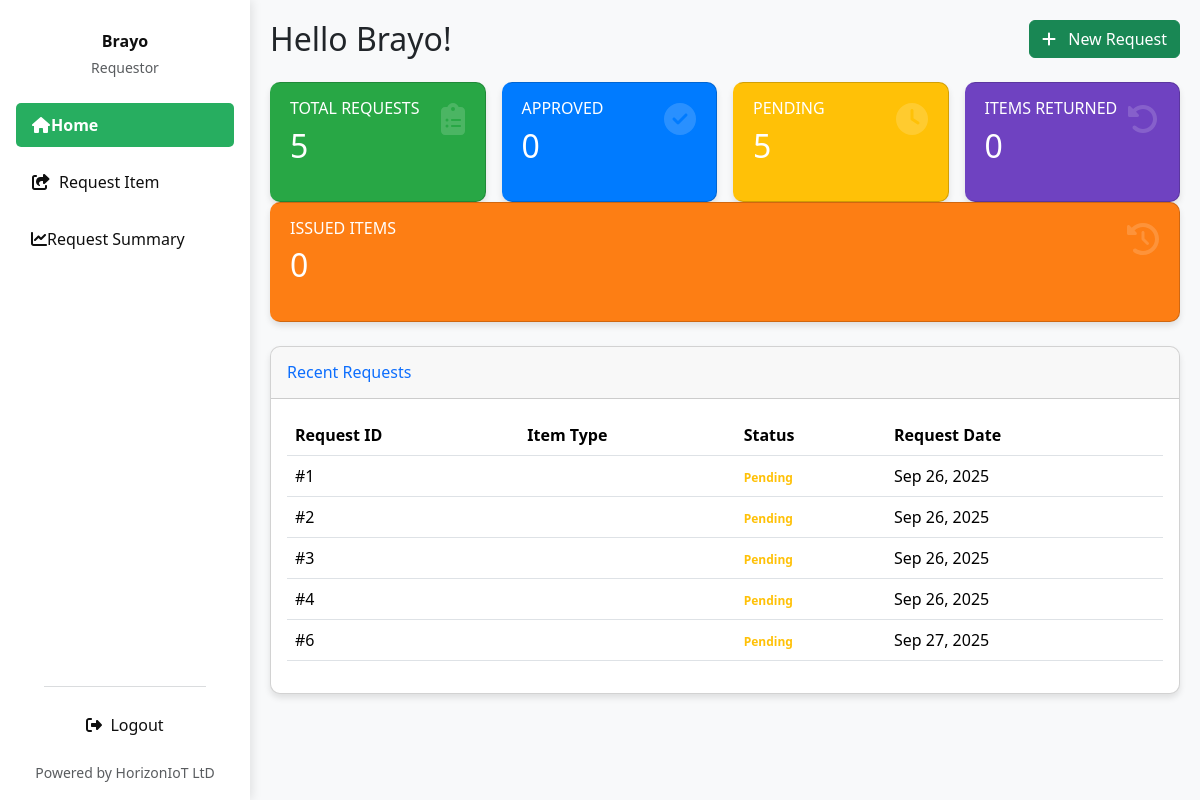
Page / (signed in) on the earlier database version.
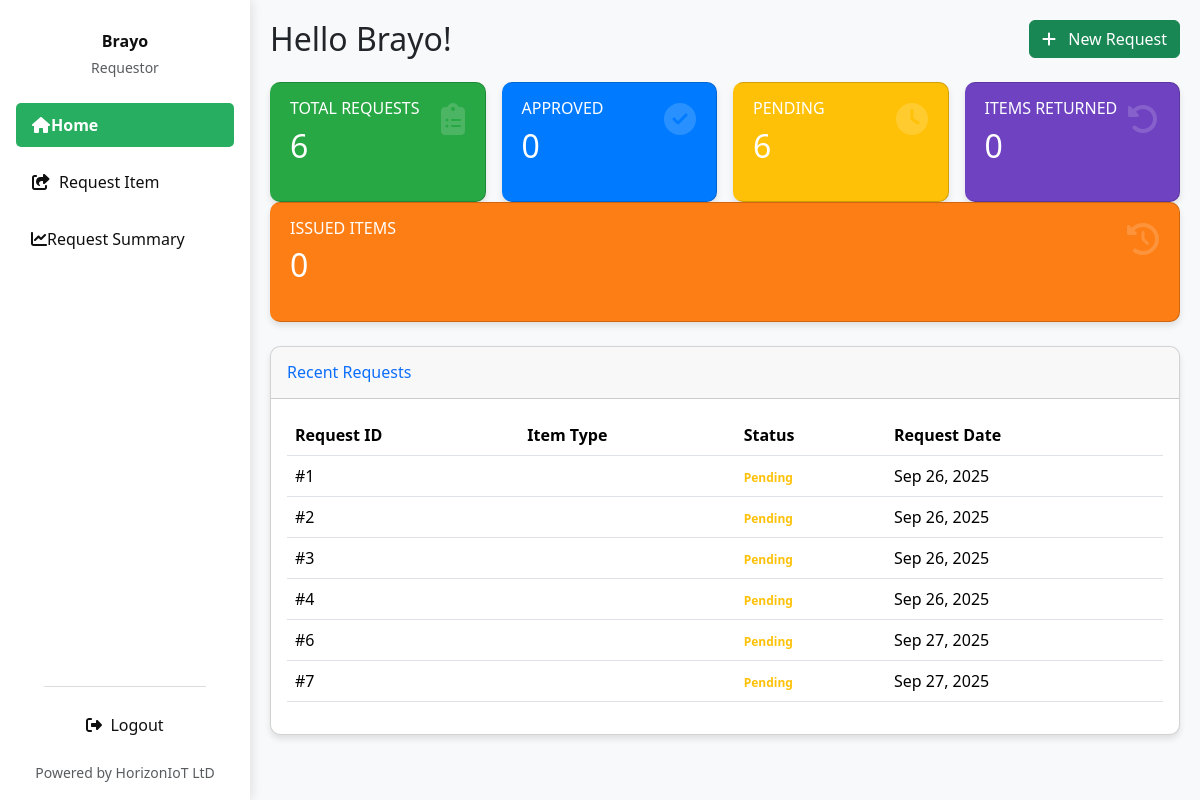
Same page on the later database version.
### invent/models.py (models this page shows, shortened)
class DeviceRequest(models.Model):
    device = models.ForeignKey(
        "Device",  # 👈 reference by string to avoid circular import
        on_delete=models.CASCADE,
        related_name="requests"
    )
    requestor = models.ForeignKey(
        User,  # still linked to the User model
        on_delete=models.CASCADE,
        related_name="device_requests"
    )
    client = models.ForeignKey(
        "Client",  # 👈 reference by string to avoid circular import
        on_delete=models.CASCADE,
        related_name="client_requests",
        null=True,
        blank=True
    )
    quantity = models.PositiveIntegerField(default=1)
    reason = models.TextField(blank=True, null=True)
    application_date = models.DateField(default=timezone.now)
    STATUS_CHOICES = [
        ('Pending', 'Pending'),
        ('Approved', 'Approved'),
        ('Issued', 'Issued'),
        ('Rejected', 'Rejected'),
        ('Cancelled', 'Cancelled'),
        ('Partially Returned', 'Partially Returned'),
        ('Fully Returned', 'Fully Returned'),
    ]
    status = models.CharField(
        max_length=20, choices=STATUS_CHOICES, default='Pending'
    )
    date_requested = models.DateTimeField(auto_now_add=True)
    date_issued = models.DateTimeField(null=True, blank=True)
    returned_quantity = models.PositiveIntegerField(default=0)
    _original_status = None
    def __init__(self, *args, **kwargs):
        super().__init__(*args, **kwargs)
        self._original_status = self.status

### invent/views.py (the view)
# urls.py: path('', views.requestor_dashboard, name='requestor_dashboard'),
@login_required
def requestor_dashboard(request):
    user_requests = DeviceRequest.objects.filter(
        requestor=request.user
    ).order_by('id')  # ascending order
    labeled_requests = []
    total_requests_count = user_requests.count()
    for idx, req in enumerate(user_requests, start=1):
        label = total_requests_count - idx + 1
        req.label_id = label
        labeled_requests.append(req)
    device_summary = (
        user_requests
        .values('device__imei_no')  # use the actual field name
        .annotate(
            total_requested=Count('id'),
            total_approved=Count('id', filter=Q(status='Approved')),
            total_pending=Count('id', filter=Q(status='Pending')),
            total_issued=Count('id', filter=Q(status='Issued')),
            total_fully_returned=Count('id', filter=Q(status='Fully Returned')),
            total_partially_returned=Count('id', filter=Q(status='Partially Returned')),
        )
        .order_by('device__imei_no')
    )
    total_requests = user_requests.count()
    approved_count = user_requests.filter(status='Approved').count()
    pending_count = user_requests.filter(status='Pending').count()
    issued_count = user_requests.filter(status='Issued').count()
    fully_returned_count = user_requests.filter(status='Fully Returned').count()
    partially_returned_count = user_requests.filter(status='Partially Returned').count()
    return render(request, 'invent/requestor_dashboard.html', {
        'requests': labeled_requests,
        'total_requests': total_requests,
        'approved_count': approved_count,
        'pending_count': pending_count,
        'issued_count': issued_count,
        'fully_returned_count': fully_returned_count,
        'partially_returned_count': partially_returned_count,
        'device_summary': device_summary,
    })

### invent/context_processors.py (called while the page is built)
def pending_requests_count(request):
    count = 0  # Default to 0
    if request.user.is_authenticated:
        if request.user.has_perm('invent.can_issue_item'):
            count = ItemRequest.objects.filter(status='Pending').count()
    return {'pending_requests_count_for_sidebar': count}

### invent/templates/invent/requestor_dashboard.html (shortened to what the changed rows need)
<!DOCTYPE html>
<html lang="en">
<head>
  <link href="https://cdn.jsdelivr.net/npm/bootstrap@5.3.3/dist/css/bootstrap.min.css" rel="stylesheet">
  <link href="https://cdnjs.cloudflare.com/ajax/libs/font-awesome/6.4.0/css/all.min.css" rel="stylesheet">
  <link rel="stylesheet" href="https://cdnjs.cloudflare.com/ajax/libs/animate.css/4.1.1/animate.min.css"/>
</head>
<body class="bg-light">
<div class="d-flex">
  <main class="main-content w-100">
    {% block main_content %}
    <div class="d-flex justify-content-between align-items-center mb-4 flex-wrap">
      <h2 class="greeting mb-3 mb-md-0 animate__animated animate__fadeInLeft">Hello {{ user.first_name|default:user.username }}!</h2>
    </div>
    <div class="card-row mb-4">
      <div class="card-col">
        <div class="card summary-card card-total animate__animated animate__fadeInUp animate__delay-0.2s">
          <div class="card-body">
            <h6 class="text-uppercase mb-2">Total Requests</h6>
            <h2 class="mb-0">{{ total_requests }}</h2>
            <i class="fas fa-clipboard-list card-icon"></i>
          </div>
        </div>
      </div>
      <div class="card-col">
        <div class="card summary-card card-approved animate__animated animate__fadeInUp animate__delay-0.4s">
          <div class="card-body">
            <h2 class="mb-0">{{ approved_count }}</h2>
          </div>
        </div>
      </div>
      <div class="card-col">
        <div class="card summary-card card-pending animate__animated animate__fadeInUp animate__delay-0.6s">
          <div class="card-body">
            <h6 class="text-uppercase mb-2">Pending</h6>
            <h2 class="mb-0">{{ pending_count }}</h2>
            <i class="fas fa-clock card-icon"></i>
          </div>
        </div>
      </div>
      <div class="card-col">
        <div class="card summary-card card-returned animate__animated animate__fadeInUp animate__delay-0.8s">
          <div class="card-body">
            <h2 class="mb-0">{{ fully_returned_count }}</h2>
          </div>
        </div>
      </div>
      <div class="card-col">
        <div class="card summary-card card-partial animate__animated animate__fadeInUp animate__delay-1s">
          <div class="card-body">
            <h2 class="mb-0">{{ issued_count }}</h2>
          </div>
        </div>
      </div>
    </div>
    <div class="card data-table animate__animated animate__fadeInUp">
      <div class="card-body">
        <div class="table-responsive">
          <table class="table table-hover">
            <thead>
              <tr>
                <th>Request ID</th>
                <th>Item Type</th>
                <th>Status</th>
                <th>Request Date</th>
              </tr>
            </thead>
            <tbody>
              {% for req in requests %}
              <tr class="table-row-clickable" data-request-id="{{ req.id }}">
                <td>#{{ req.id }}</td>
                <td>{{ req.item.name }}</td>
                <td>
                  {% if req.status == "Approved" %}
                    <span class="badge badge-status-approved">Approved</span>
                  {% elif req.status == "Denied" %}
                    <span class="badge badge-status-denied">Denied</span>
                  {% elif req.status == "Pending" %}
                    <span class="badge badge-status-pending">Pending</span>
                  {% elif req.status == "Issued" %}
                    <span class="badge badge-status-issued">Issued</span>
                  {% elif req.status == "Fully Returned" %}
                    <span class="badge badge-status-fully-returned">Fully Returned</span>
                  {% elif req.status == "Partially Returned" %}
                    <span class="badge badge-status-partially-returned">Partially Returned</span>
                  {% else %}
                    <span class="badge bg-info text-dark">{{ req.status }}</span>
                  {% endif %}
                </td>
                <td>{{ req.date_requested|date:"M d, Y" }}</td>
              </tr>
              {% endfor %}
            </tbody>
          </table>
        </div>
      </div>
    </div>
    {% endblock main_content %}
  </main>
</div>
</body>
</html>

Differences in the rows shown:
added DeviceRequest: id "7", status "Pending", date_requested "Sep 27, 2025"
Other differences:
{{ total_requests }}: "5" → "6"
{{ pending_count }}: "5" → "6"
